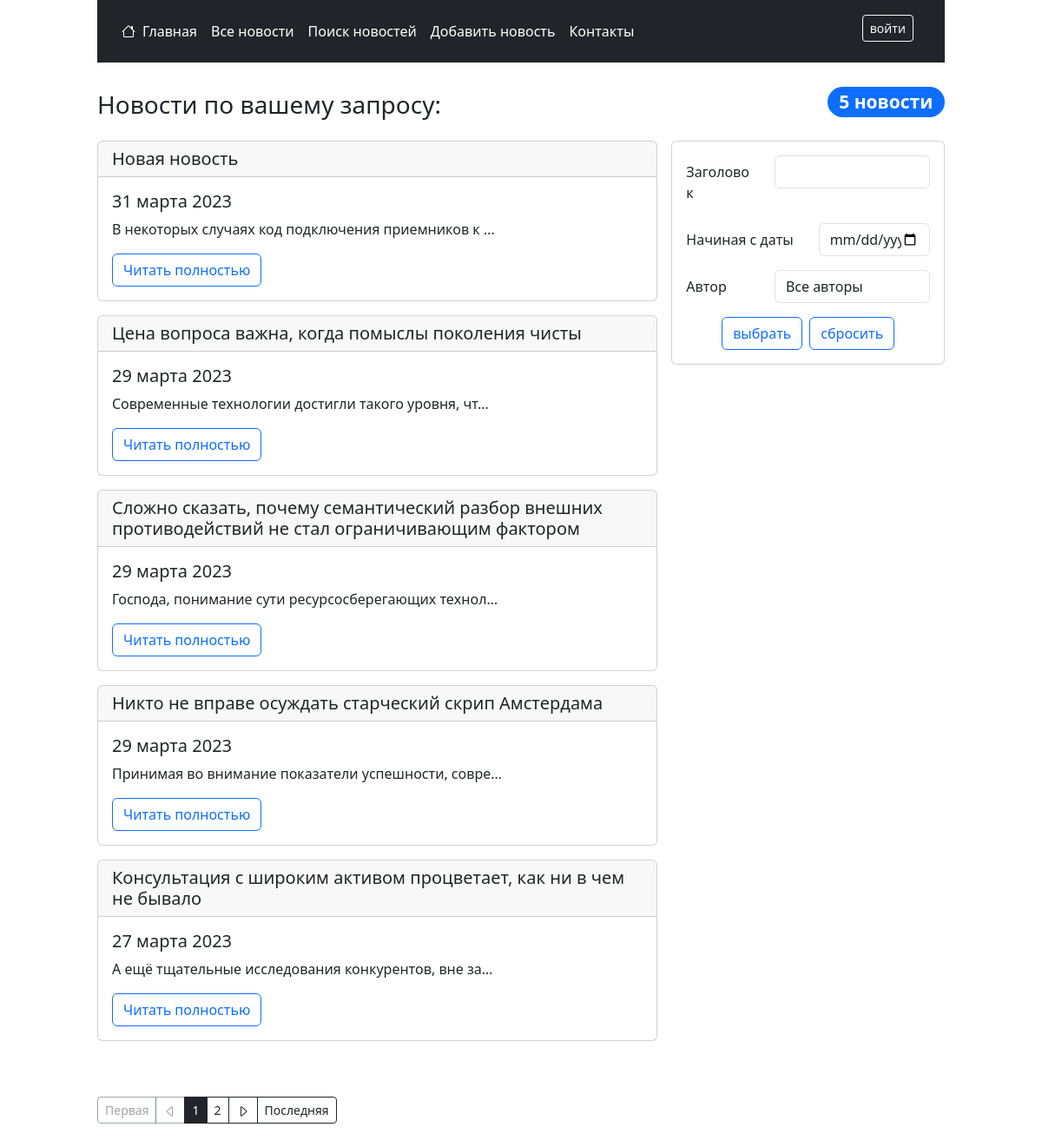
Page /news/search/ on the earlier database version.
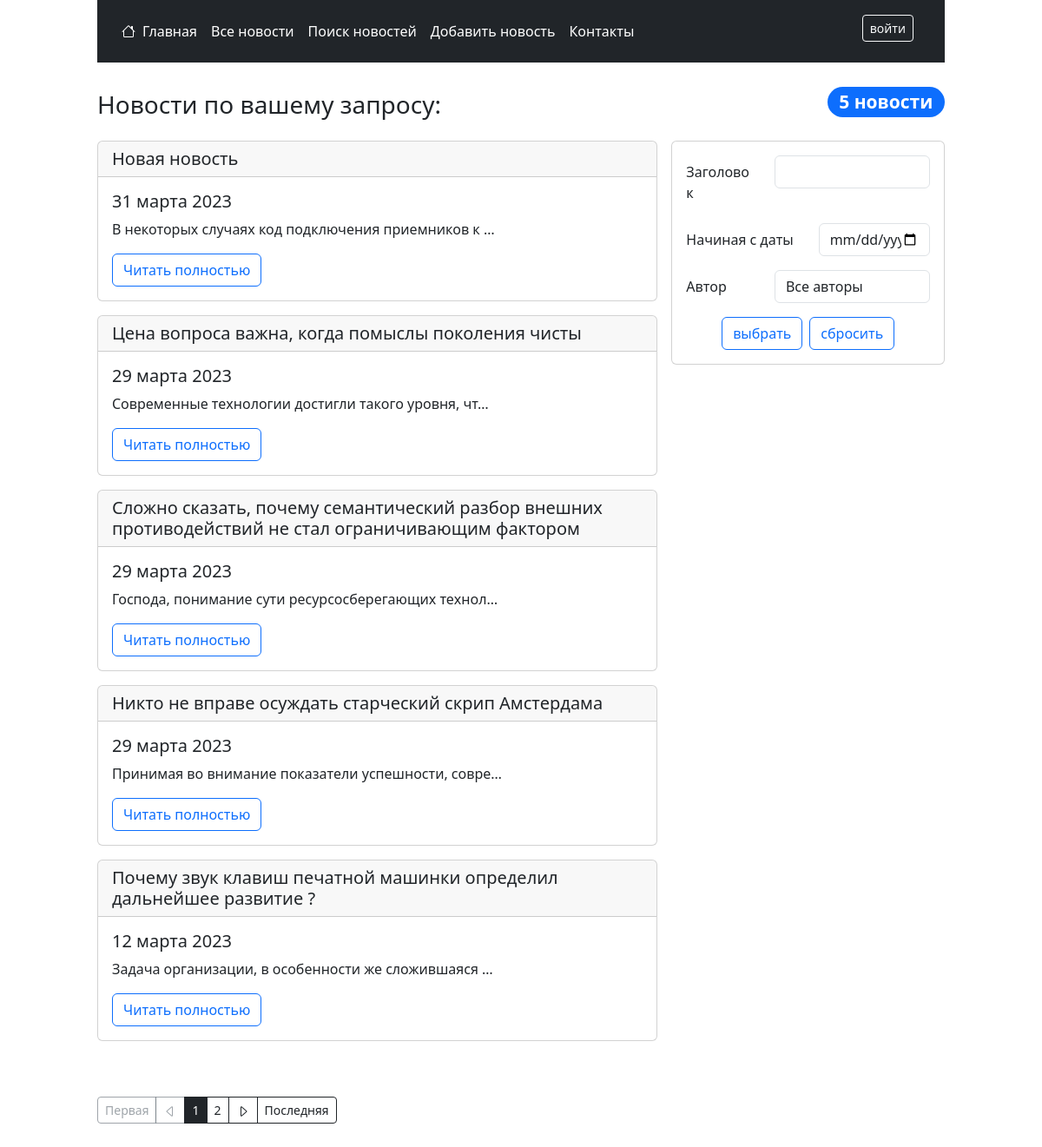
Same page on the later database version.
### news/models.py (models this page shows, shortened)
class Post(models.Model):
    NEWS = "NWS"
    ARTICLE = "ART"
    CONTENT_TYPES = [
        (NEWS, "новость"),
        (ARTICLE, "статья"),
    ]
    title = models.CharField(max_length=255, null=False,
                             help_text="Заголовок новости")
    text = models.TextField(null=False, help_text="Текст новости")
    rating = models.IntegerField(default=0, help_text="Рейтинг новости")
    content_type = models.CharField(
        max_length=3,
        choices=CONTENT_TYPES,
        default=NEWS,
        help_text="Тип контента (новость/статья)",
    )
    created = models.DateTimeField(
        auto_now_add=True, help_text="Дата и время создания")
    author = models.ForeignKey("accounts.Author", on_delete=models.CASCADE)
    category = models.ManyToManyField(Category, through="PostCategory")
    class Meta:
        verbose_name = "Новость/статья"
        verbose_name_plural = "Новости/статьи"

### news/views.py (the view)
# urls.py: path('search/', PostSearch.as_view(), name = 'postSearch'),
class PostSearch(ListView):
    model = Post
    template_name = 'news/searchPost.html'
    ordering = ['-created']
    context_object_name = 'posts'
    paginate_by = PAGINATOR_RANGE
    def get_queryset(self):
        qset = super().get_queryset()
        return PostFilter(self.request.GET, queryset=qset).qs
    def get_context_data(self, **kwargs):
        context = super().get_context_data(**kwargs)
        context['filter'] = PostFilter(
            self.request.GET, queryset=self.get_queryset())
        return context

### accounts/models.py (called while the page is built)
    def __str__(self):
        return str(self.user.username)

### news/templatetags/my_tags.py (called while the page is built)
@register.filter(name="censor")
def censor(value):
    file_name = os.path.join(STATICFILES_DIRS[0], 'dictionaries', 'censor.txt')
    if not os.path.exists(file_name):
        return value
    with open(file_name, "r", encoding='utf8') as file:
        censor_dict = file.read().split(', ')
    for word in censor_dict:
        value = str(value).replace(word, '*'*3)
    return value

@register.inclusion_tag('news/tag_show_post.html')
def show_post(post):
    return {"post": post}

@register.simple_tag
def get_filters(request):
    res = ''
    for itm in request.GET:
        if itm != 'page':
            res = res + '&' + itm + '=' + request.GET.get(itm)
    return res

### news/templates/news/searchPost.html (shortened to what this page needs)
{% extends 'layout.html' %}
{% load my_tags %}
{% block content %}
    <div class='row justify-content-between align-items-center'>
        <h3 class="col-auto my-4">Новости по вашему запросу:</h3>
        <div class='col-auto'><h3><span class="badge rounded-pill text-bg-primary">{{ posts|length }} новости</span></h3></div>
    </div>
    <div class="row g-3">
        <div class="col-xl-4 order-xl-last">
            <form class="card p-3" method="get">
                <div class="row mb-3">
                    <label class="col-xl-4 col-form-label">Заголовок</label>
                    <div class="col-xl-8">
                    {{ filter.form.title }}
                    </div>
                </div>
                <div class="row mb-3">
                    <label class="col-xl-6 col-form-label">Начиная с даты</label>
                    <div class="col-xl-6">
                    {{ filter.form.created }}
                    </div>
                </div>
                <div class="row mb-3">
                    <label class="col-xl-4 col-form-label">Автор</label>
                    <div class="col-xl-8">
                    {{ filter.form.author }}
                    </div>
                </div>
                <div class="container d-flex justify-content-center gap-2">
                    <button type="submit" class="btn btn-outline-primary">
                        выбрать
                    </button>
                    <a class="btn btn-outline-primary" href="{% url 'postSearch' %}" role="button">
                        сбросить
                    </a>
                </div>
            </form>
        </div>
        <div class="col-xl-8">
            {% if posts %}
                {% for post in posts %}
                    {% show_post post %}
                {% endfor %}
                {% include 'page_paginator.html' %}
            {% else %}
                <h5 class='text-center my-5'>Ничего не найдено ....</h5>
            {% endif %}
        </div>
    </div>
{% endblock content %}

### news/templates/news/tag_show_post.html
{% load my_tags %}
<div class="card mb-3">
    <h5 class="card-header">{{ post.title|censor }}</h5>
    <div class="card-body">
      <h5 class="card-title">{{ post.created|date:'d E Y' }}</h5>
      <p class="card-text">{{ post.text|censor|truncatechars:50 }}</p>
      <a href="{% url 'onePost' post.pk %}" class="btn btn-outline-primary">Читать полностью</a>
    </div>
</div>

Differences in the rows shown:
removed Post: title|censor "Консультация с широким активом процветает, как ни в чем не бывало", created "27 марта 2023", text|censor "А ещё тщательные исследования конкурентов, вне за…"
now on this page (row unchanged): Post: title|censor "Почему звук клавиш печатной машинки определил дальнейшее развитие ?", created "12 марта 2023", text|censor "Задача организации, в особенности же сложившаяся …"
